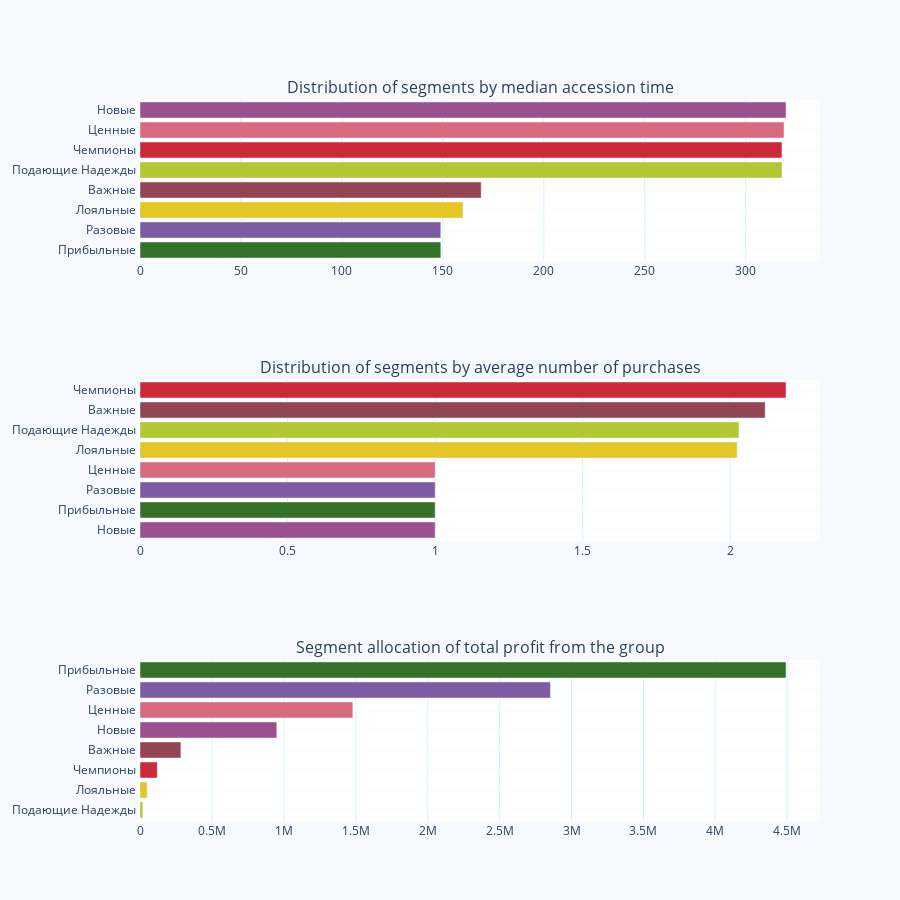

Notebook code for this chart:
### Markdown cell above
Let's plot the distribution of segments for each parameter on the graph

### Code cell
R_sorted = groups.sort_values('R')
F_sorted = groups.sort_values('F')
M_sorted = groups.sort_values('M')

fig = sp.make_subplots(rows=3, cols=1, shared_xaxes=False, 
        subplot_titles=['Distribution of segments by median accession time', 
                        'Distribution of segments by average number of purchases', 
                        'Segment allocation of total profit from the group'])

fig.add_trace(go.Bar(y=R_sorted['Group'], x=R_sorted['R'], orientation='h', 
                     marker=dict(color=R_sorted['Color']), name='R'), row=1, col=1)
fig.add_trace(go.Bar(y=F_sorted['Group'], x=F_sorted['F'], orientation='h', 
                     marker=dict(color=F_sorted['Color']), name='F'), row=2, col=1)
fig.add_trace(go.Bar(y=M_sorted['Group'], x=M_sorted['M'], orientation='h', 
                     marker=dict(color=M_sorted['Color']), name='M'), row=3, col=1)

fig.update_layout(height=900, showlegend=False, plot_bgcolor="white", paper_bgcolor="#F6FAFF")
fig.update_xaxes(showline=True, linewidth=1, gridcolor='#D4F2FF')
fig.update_yaxes(showline=True, linewidth=2, gridcolor="#F6FAFF")

fig.show()

### Figure 1 — Plotly figure (JSON) as saved in the notebook; plotly's stock layout.template omitted (floating-point values rounded to 4 significant figures)
{"data": [{"marker": {"color": ["#367128", "#7E5CA3", "#E4C725", "#924553", "#B3C733", "#CB2A3A", "#D66B7F", "#9B5090"]}, "name": "R", "orientation": "h", "type": "bar", "x": [149, 149, 160, 169, 318, 318, 319, 320], "xaxis": "x", "y": ["Прибыльные", "Разовые", "Лояльные", "Важные", "Подающие Надежды", "Чемпионы", "Ценные", "Новые"], "yaxis": "y"}, {"marker": {"color": ["#9B5090", "#367128", "#7E5CA3", "#D66B7F", "#E4C725", "#B3C733", "#924553", "#CB2A3A"]}, "name": "F", "orientation": "h", "type": "bar", "x": [1, 1, 1, 1, 2.023, 2.03, 2.118, 2.189], "xaxis": "x2", "y": ["Новые", "Прибыльные", "Разовые", "Ценные", "Лояльные", "Подающие Надежды", "Важные", "Чемпионы"], "yaxis": "y2"}, {"marker": {"color": ["#B3C733", "#E4C725", "#CB2A3A", "#924553", "#9B5090", "#D66B7F", "#7E5CA3", "#367128"]}, "name": "M", "orientation": "h", "type": "bar", "x": [19450.0, 49450.0, 120200.0, 284000.0, 950800.0, 1479000.0, 2853000.0, 4491000.0], "xaxis": "x3", "y": ["Подающие Надежды", "Лояльные", "Чемпионы", "Важные", "Новые", "Ценные", "Разовые", "Прибыльные"], "yaxis": "y3"}], "layout": {"annotations": [{"font": {"size": 16}, "showarrow": false, "text": "Distribution of segments by median accession time", "x": 0.5, "xanchor": "center", "xref": "paper", "y": 1, "yanchor": "bottom", "yref": "paper"}, {"font": {"size": 16}, "showarrow": false, "text": "Distribution of segments by average number of purchases", "x": 0.5, "xanchor": "center", "xref": "paper", "y": 0.6111, "yanchor": "bottom", "yref": "paper"}, {"font": {"size": 16}, "showarrow": false, "text": "Segment allocation of total profit from the group", "x": 0.5, "xanchor": "center", "xref": "paper", "y": 0.2222, "yanchor": "bottom", "yref": "paper"}], "height": 900, "paper_bgcolor": "#F6FAFF", "plot_bgcolor": "white", "showlegend": false, "xaxis": {"anchor": "y", "domain": [0, 1], "gridcolor": "#D4F2FF", "linewidth": 1, "showline": true}, "xaxis2": {"anchor": "y2", "domain": [0, 1], "gridcolor": "#D4F2FF", "linewidth": 1, "showline": true}, "xaxis3": {"anchor": "y3", "domain": [0, 1], "gridcolor": "#D4F2FF", "linewidth": 1, "showline": true}, "yaxis": {"anchor": "x", "domain": [0.7778, 1], "gridcolor": "#F6FAFF", "linewidth": 2, "showline": true}, "yaxis2": {"anchor": "x2", "domain": [0.3889, 0.6111], "gridcolor": "#F6FAFF", "linewidth": 2, "showline": true}, "yaxis3": {"anchor": "x3", "domain": [0, 0.2222], "gridcolor": "#F6FAFF", "linewidth": 2, "showline": true}}}
